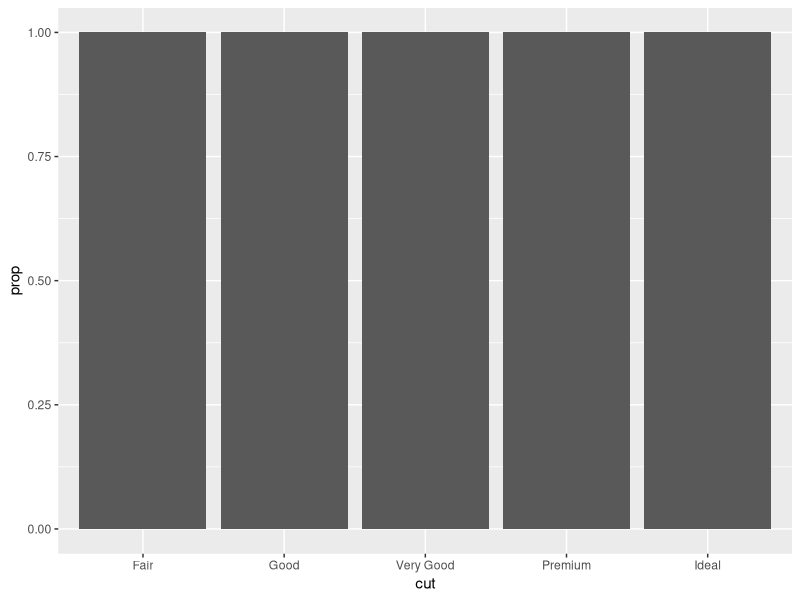
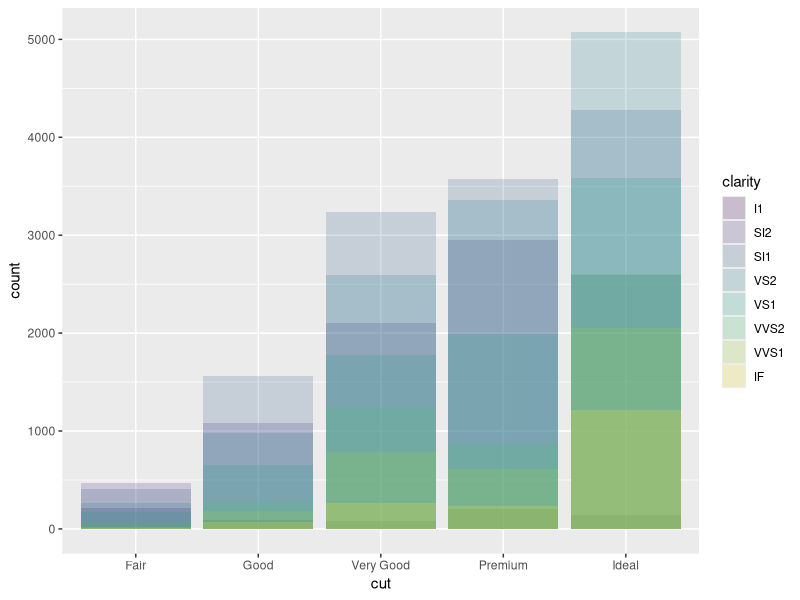
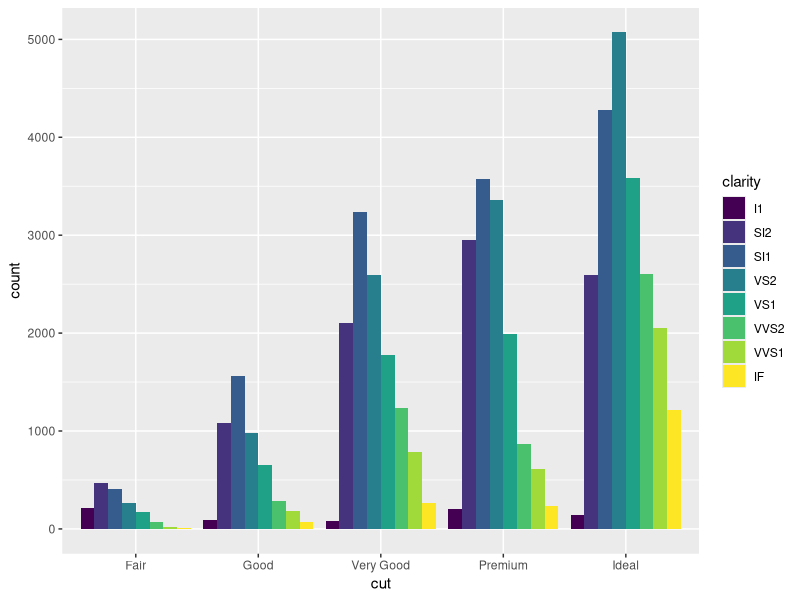
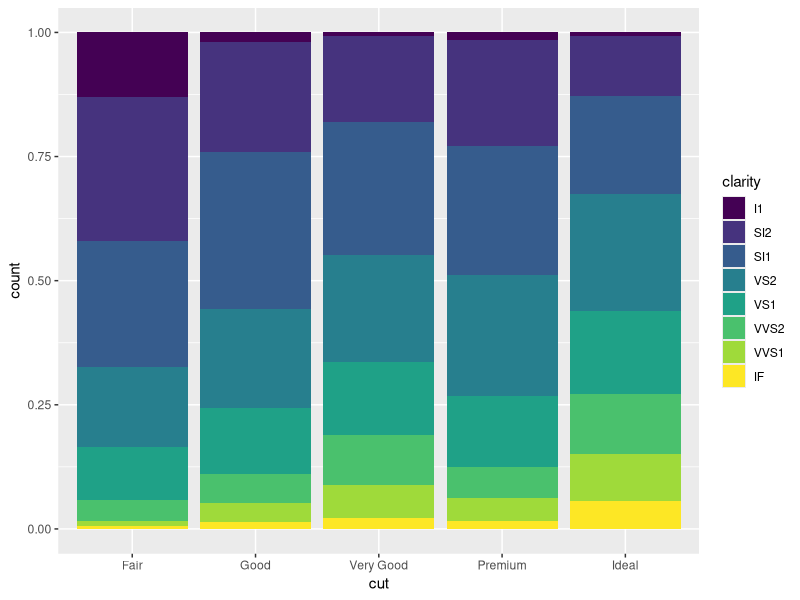
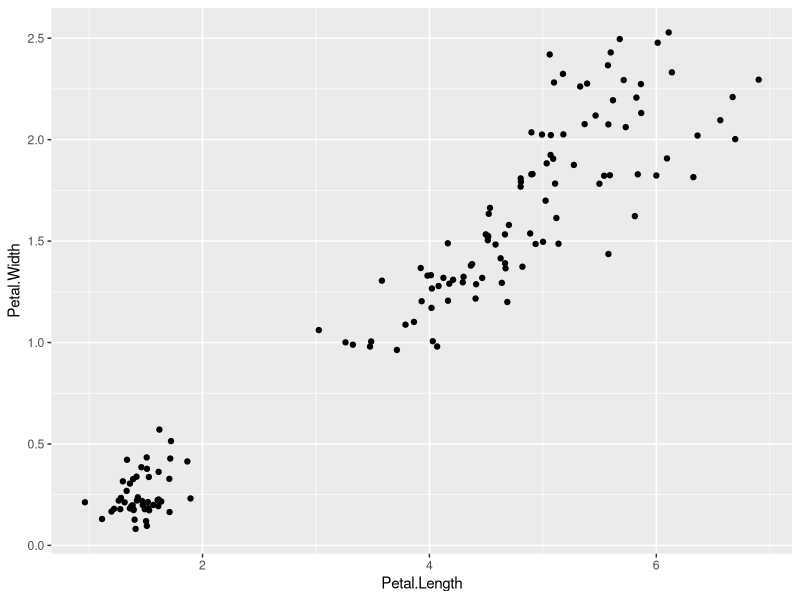
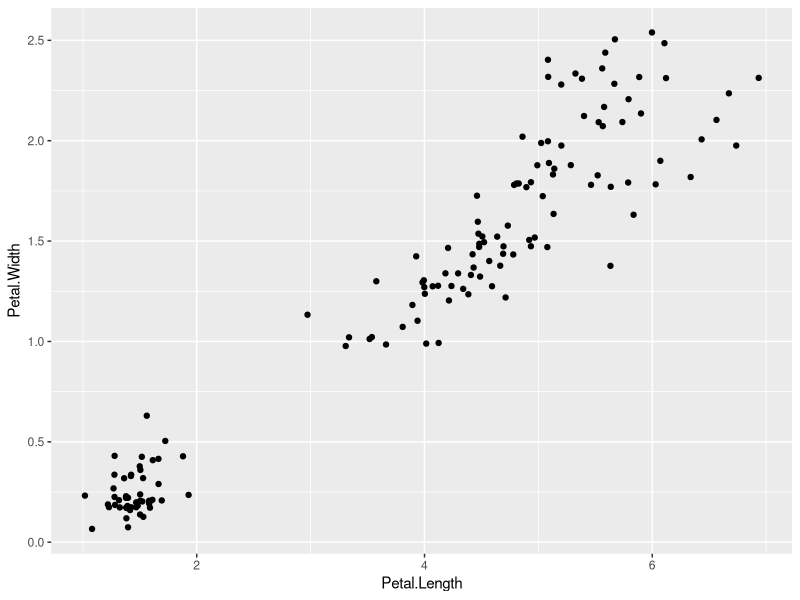
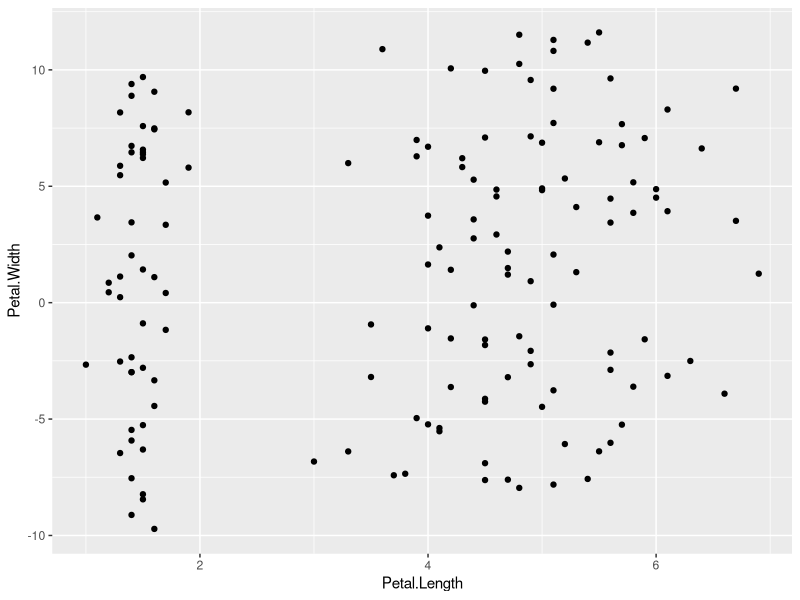
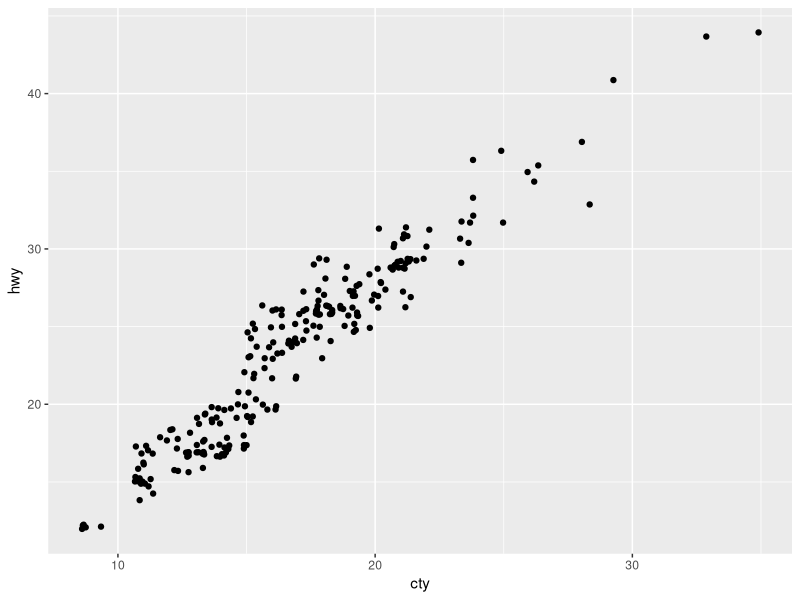

These figures' R source, in order:
## ---- chunk 1
library(tidyverse)
## ---- chunk 2
warning('Error in open.connection(path, "wb") : cannot open the connection')
## ---- chunk 3
ggplot(data = diamonds) +
  geom_bar(mapping = aes(x = cut, y = ..prop..))
## ---- chunk 4
ggplot(diamonds, aes(cut, fill = clarity)) +
  geom_bar(position = 'identity', alpha = 0.2)
## ---- chunk 5
ggplot(diamonds, aes(cut, fill = clarity)) +
  geom_bar(position = 'dodge')
## ---- chunk 6
ggplot(diamonds, aes(cut, fill = clarity)) +
  geom_bar(position = 'fill')
## ---- chunk 7
ggplot(iris, aes(Petal.Length, Petal.Width)) +
  geom_point(position = 'jitter')

ggplot(iris, aes(Petal.Length, Petal.Width)) +
  geom_jitter()
## ---- chunk 8
ggplot(iris, aes(Petal.Length, Petal.Width)) +
  geom_point(position = position_jitter(width = 0, height = 10))
## ---- chunk 9
ggplot(mpg, aes(cty, hwy)) +
  geom_jitter()
## ---- chunk 10
ggplot(mpg, aes(cty, hwy)) +
  geom_count()
## ---- chunk 11
diamonds %>%
  group_by(cut) %>%
  summarise(mean_price = mean(price)) %>%
  ggplot(aes(cut, mean_price)) +
    geom_col() +
    coord_flip()
## ---- chunk 12
ggplot(mpg, aes(cyl)) +
  geom_bar(colour = "black", fill = "white") +
  coord_polar()
## ---- chunk 13
ggplot(diamonds, aes(x = -1, fill = cut)) +
  geom_bar(position = 'fill') +
  coord_polar("y") + 
  labs(x = "")
## ---- chunk 14
ggplot(iris, aes(Petal.Length, Petal.Width)) +
  geom_hex() +
  theme_minimal()
## ---- chunk 15
ggplot(mpg, aes(hwy, cty)) +
  geom_point() +
  theme(panel.grid = element_line(colour = 'green'))
## ---- chunk 16
ggplot(diamonds, aes(x = -1, fill = cut)) +
  geom_bar(position = 'fill') +
  coord_polar("y") + 
  labs(x = "", y = "", fill = "Cut") +
  theme_minimal() +
  theme(
    axis.text.y = element_blank(),
    axis.text.x = element_blank(),
    panel.grid = element_blank(),
    legend.position = "bottom"
  )
